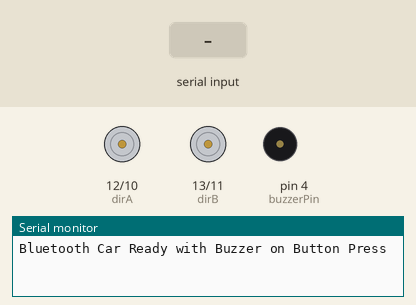
Recording of a sketch running on a simulated Arduino Uno, built with avr-gcc and run on an emulated ATmega328P. On the bench: direction and speed pins drawn as motors (green arrow = direction pin HIGH = forward, orange = LOW = backward, longer = more drive), buzzer (waves = sounding, pin HIGH), the last lines printed to the serial monitor. The inputs (shaded band) are chosen by the test bench.

Above: at 1.2 s.
1.3 s: "90,45,200\n" received over Serial
At 2.1 s:
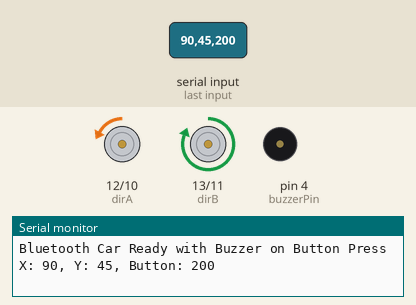
Timing chart, 0 to 4.3 s (numbered marks = the images above; inputs shaded):
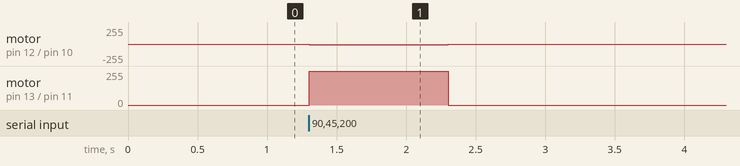

Measured:
- after the input at 1.3 s, motor on pin 12 (dirA) / pin 10 (pwmA): stopped → backward 13/255 at once, → stopped 1.0 s later; motor on pin 13 (dirB) / pin 11 (pwmB): stopped → forward 255/255 at once, → stopped 1.0 s later

The sketch:

CAR_with_L298P.ino
```cpp
// Motor pins (L298P Motor Shield)
const int pwmA = 10;     // Motor A speed (PWM)
const int dirA = 12;     // Motor A direction
const int pwmB = 11;     // Motor B speed (PWM)
const int dirB = 13;     // Motor B direction
const int buzzerPin = 4; // Buzzer (on button press)

// Joystick calibration
const int centerX = 518;
const int centerY = 511;
const int deadZone = 50;

// Bluetooth timeout
unsigned long lastCommandTime = 0;
const unsigned long timeoutMs = 1000;

// Motor speeds
int leftMotorSpeed = 0;
int rightMotorSpeed = 0;

void setup() {
  Serial.begin(38400);  // For built-in HC-05 on L298P

  pinMode(pwmA, OUTPUT);
  pinMode(dirA, OUTPUT);
  pinMode(pwmB, OUTPUT);
  pinMode(dirB, OUTPUT);
  pinMode(buzzerPin, OUTPUT);

  digitalWrite(buzzerPin, LOW);
  stopMotors();

  Serial.println("Bluetooth Car Ready with Buzzer on Button Press");
}

void loop() {
  if (Serial.available()) {
    String dataString = Serial.readStringUntil('\n');
    int xVal, yVal, button;

    if (sscanf(dataString.c_str(), "%d,%d,%d", &xVal, &yVal, &button) == 3) {
      Serial.print("X: "); Serial.print(xVal);
      Serial.print(", Y: "); Serial.print(yVal);
      Serial.print(", Button: "); Serial.println(button);

      lastCommandTime = millis();
      calculateMotorSpeeds(xVal, yVal);
      controlMotors(button);  // <- updated here
    }
  }

  if (millis() - lastCommandTime > timeoutMs) {
    if (leftMotorSpeed != 0 || rightMotorSpeed != 0) {
      Serial.println("Timeout: Stopping motors");
      stopMotors();
      leftMotorSpeed = 0;
      rightMotorSpeed = 0;
    }
  }
}

void calculateMotorSpeeds(int x, int y) {
  int xOffset = x - centerX;
  int yOffset = centerY - y;  // Up = forward

  if (abs(xOffset) < deadZone) xOffset = 0;
  if (abs(yOffset) < deadZone) yOffset = 0;

  int speed = 0;
  if (yOffset != 0) {
    speed = map(abs(yOffset), 0, 600, 0, 255);
    if (yOffset < 0) speed = -speed;
  }

  int turn = 0;
  if (xOffset != 0) {
    turn = map(xOffset, -centerX, (1023 - centerX), -255, 255);
  }

  leftMotorSpeed = constrain(speed + turn, -255, 255);
  rightMotorSpeed = constrain(speed - turn, -255, 255);
}

void controlMotors(int buttonState) {
  controlMotor(pwmA, dirA, leftMotorSpeed);
  controlMotor(pwmB, dirB, rightMotorSpeed);

  // Buzzer on joystick button press
  if (buttonState == 0) {
    digitalWrite(buzzerPin, HIGH);
  } else {
    digitalWrite(buzzerPin, LOW);
  }
}

void controlMotor(int pwmPin, int dirPin, int speed) {
  if (speed > 0) {
    digitalWrite(dirPin, HIGH);
    analogWrite(pwmPin, speed);
  } else if (speed < 0) {
    digitalWrite(dirPin, LOW);
    analogWrite(pwmPin, abs(speed));
  } else {
    analogWrite(pwmPin, 0);
  }
}

void stopMotors() {
  analogWrite(pwmA, 0);
  analogWrite(pwmB, 0);
  digitalWrite(buzzerPin, LOW);
}
```
